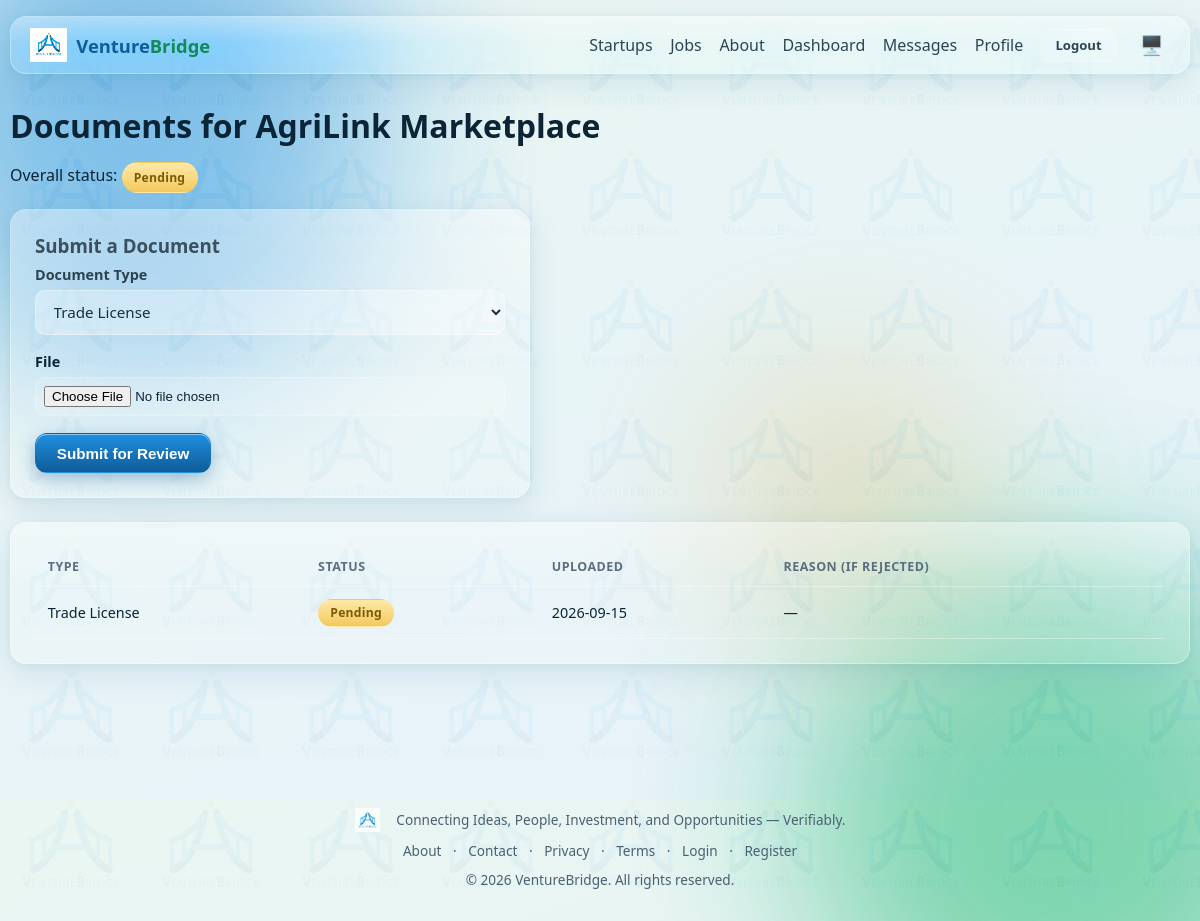
Before: /startups/3/documents (signed in) with the older database file.
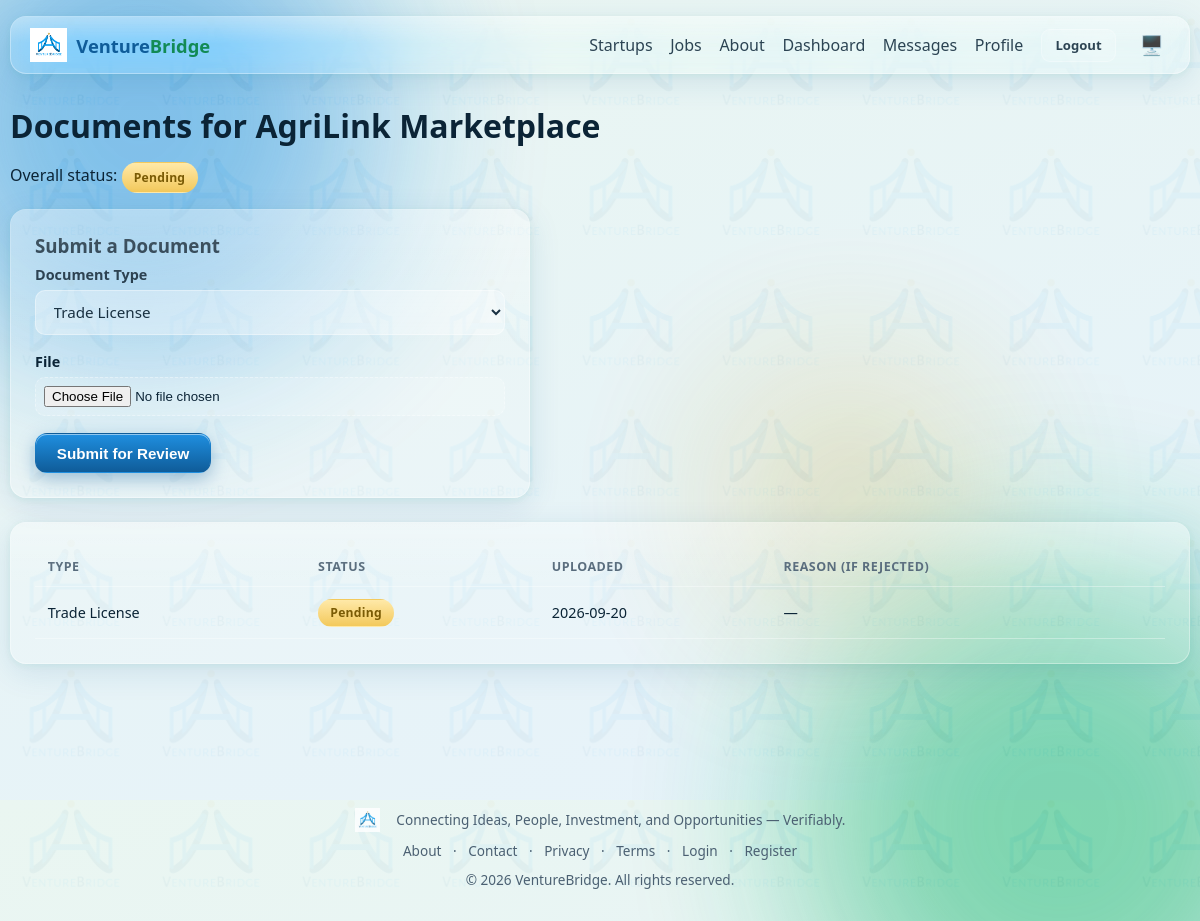
After: the same page with the newer database file.
### models.py (models this page shows)
class StartupDocument(db.Model):
    id = db.Column(db.Integer, primary_key=True)
    startup_id = db.Column(db.Integer, db.ForeignKey("startup.id"), nullable=False)
    doc_type = db.Column(db.String(50), nullable=False)
    filename = db.Column(db.String(255), nullable=False)
    status = db.Column(db.String(20), default="pending")
    review_reason = db.Column(db.Text)
    reviewed_by = db.Column(db.Integer, db.ForeignKey("user.id"))
    reviewed_at = db.Column(db.DateTime)
    uploaded_at = db.Column(db.DateTime, default=datetime.utcnow)

### blueprints/startups.py (the view, shortened to what this page needs)
@bp.route("/<int:startup_id>/documents", methods=["GET", "POST"])
@login_required
@roles_required("founder")
def documents(startup_id):
    startup = Startup.query.get_or_404(startup_id)
    if startup.founder_id != current_user.id:
        abort(403)
    form = StartupDocumentForm()
    docs = startup.documents.order_by(StartupDocument.uploaded_at.desc()).all()
    return render_template("startups/documents.html", startup=startup, form=form, docs=docs)

### forms.py
class StartupDocumentForm(FlaskForm):
    doc_type = SelectField("Document Type", choices=[(d, d) for d in
                            ("Trade License", "Certificate of Incorporation", "Tax Registration", "Other")],
                            validators=[DataRequired()])
    document = FileField("File", validators=[FileRequired(), FileAllowed(DOC_EXT)])

### models.py (called while the page is built)
    @property
    def is_active(self):
        return self.is_active_account

### templates/startups/documents.html (shortened to what this page needs)
{% extends "base.html" %}
{% block content %}
<div class="animate-in">
  <h1>Documents for {{ startup.name }}</h1>
  <p>Overall status:
    {% if startup.document_status == 'approved' %}<span class="badge badge-verified">Documents Verified</span>
    {% elif startup.document_status == 'rejected' %}<span class="badge badge-rejected">Rejected</span>
    {% else %}<span class="badge badge-pending">Pending</span>{% endif %}
  </p>
  <div class="glass card-pad" style="margin-bottom:1.5rem;max-width:520px;">
    <h3>Submit a Document</h3>
    <form method="POST" enctype="multipart/form-data" novalidate>
      <div class="form-group">{{ form.doc_type.label }} {{ form.doc_type() }}</div>
      <div class="form-group">{{ form.document.label }} {{ form.document() }}</div>
      <button class="btn btn-primary" type="submit">Submit for Review</button>
    </form>
  </div>
  <div class="glass card-pad table-wrap">
    <table>
      <thead><tr><th>Type</th><th>Status</th><th>Uploaded</th><th>Reason (if rejected)</th></tr></thead>
      <tbody>
        {% for d in docs %}
        <tr>
          <td>{{ d.doc_type }}</td>
          <td>
            {% if d.status == 'approved' %}<span class="badge badge-verified">Approved</span>
            {% elif d.status == 'rejected' %}<span class="badge badge-rejected">Rejected</span>
            {% else %}<span class="badge badge-pending">Pending</span>{% endif %}
          </td>
          <td>{{ d.uploaded_at.strftime("%Y-%m-%d") }}</td>
          <td>{{ d.review_reason or "—" }}</td>
        </tr>
        {% else %}<tr><td colspan="4" class="text-muted">No documents submitted yet.</td></tr>{% endfor %}
      </tbody>
    </table>
  </div>
</div>
{% endblock %}

Changed rows visible on the page:
changed StartupDocument "Trade License": uploaded_at "2026-09-15" → "2026-09-20"
